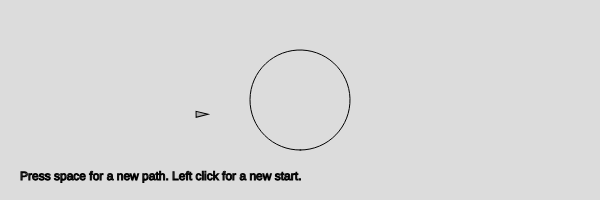
Frame 1 (no input)
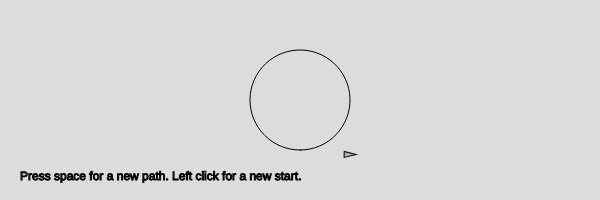
Frame 60 (no input)
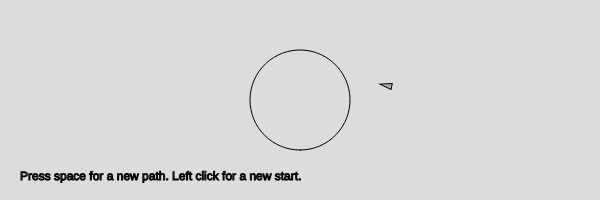
Frame 120 (the mouse pressed at the canvas centre since frame 60)

The p5.js sketch that drew these frames (run headless with seeded random() and noise() and a simulated clock; from frame 60 on, the mouse is pressed at the canvas centre):

// p5.js sketch
// ── sketch.js
// From "The Nature of Code" by Daniel Shiffman, 2012
// www.natureofcode.com

// Example 6.6 page 
// Path following

// Translated from Processing
// www.skolekoding.no/eksempler-nc-p5js
// Stein Olav Kivle

let vehicle;
let path;

function setup() 
{
    createCanvas(600, 200);
    let startX = width / 3;
    let startY = random(height / 3, height * 2 / 3)

    vehicle = new Vehicle(startX, startY);

    path = new Path();


    for (let i=0; i<=2*PI+0.1; i+=0.1)
    {
        path.addPoint(50*sin(i)+300, 50*cos(i)+100)
    }
}

function draw() {
  background(220);

  path.display();

  vehicle.follow(path);
  vehicle.update();
  vehicle.display();
}

function mousePressed() 
{
  vehicle = new Vehicle(mouseX, mouseY);
}

function keyPressed() 
{
  if (keyCode === 32) { //Space key 
    path = new Path();
    path.addPoint(0, random(height));
    path.addPoint(100, random(height));
    path.addPoint(300, random(height));
    path.addPoint(500, random(height));
    path.addPoint(600, random(height));
  }
}

// Classes Path and Vehicle in separate files to the left
// ── path.js
class Path {

  constructor() 
  {
      this.radius = 20; // distance to the path
      this.points = [];
  }

  /////////////////////////////
  addPoint(x, y) 
  {
      let point = createVector(x, y);
      this.points.push(point);
  }

  /////////////////////////////
  display() 
  {
      stroke(0);

      // stroke (0, 100); strokeWeight(20); 
      noFill();
      beginShape();
      for (let i = 0; i < this.points.length; i++) 
      {
          vertex(this.points[i].x, this.points[i].y);
      }
      endShape();
      // stroke(0); strokeWeight(1);

      text("Press space for a new path. Left click for a new start.", 20, 180);
  }
}
// ── vehicle.js
class Vehicle {

  constructor(x, y) {
    this.acceleration = createVector(0, 0);
    this.velocity = createVector(2, 0);
    this.position = createVector(x, y);

    this.r = 3.0; // Half the width of veihcle's back side
    this.maxspeed = 3; //
    this.maxforce = 0.1;
  }


  /////////////////////////////
  follow(p) 
  {

    // Predict the vehicle future location
    let predict = this.velocity.copy();
    predict.normalize();
    // 25 pixels ahead in current velocity direction
    predict.mult(25);
    // Get the predicted point
    let predictLoc = p5.Vector.add(this.position, predict);

    // Find the nomal point along the path
    let target = 0;
    let worldRecord = 1000000;

    for (let i = 0; i < p.points.length - 1; i++) {
      let a = p.points[i].copy(); // i = 3
      let b = p.points[i + 1].copy(); // i+1= 4 (last point)
      let normalPoint = this.getNormalPoint(predictLoc, a, b);

      // Check if the normal point is outside the line segment
      if (normalPoint.x < a.x || normalPoint.x > b.x) {
        normalPoint = b.copy();
      }

      // Length of normal from precictLoc to normalPoint
      let distance = p5.Vector.dist(predictLoc, normalPoint);

      // Check if this normalPoint is nearest to the predictLoc
      if (distance < worldRecord) 
      {
        worldRecord = distance;
        // Move a little further along the path and set a target
        // let dir = p5.Vector.sub(a, b);
        // dir.normalize();
        // dir.mult(10);
        // let target = p5.Vector.add(normalPoint, dir);

        // or let the target be the normal point
        target = normalPoint.copy();
      }
    }

    // seek the target...
    this.seek(target);

    // ... or check if we are off the path:
    // if (distance > p.radius) {
    //    this.seek(target);
    // }

    // Off the canvas: new radnom start from the left
    if (this.position.x > width) {
      this.position.x = 0;
      this.position.y = random(height);
    }
  }


  ////////////////////////////////////////////////////
  // Get the normal point from p to line segment ab
  getNormalPoint(p, a, b) {

    let ap = p5.Vector.sub(p, a);
    let ab = p5.Vector.sub(b, a);
    ab.normalize();

    // Instead of d = ap.mag() * cos(theta)
    // See file explanation.js or page 290
    let d = ap.dot(ab);

    ab.mult(d);

    let normalPoint = p5.Vector.add(a, ab);
    return normalPoint;
  }


  /////////////////////////////////////////////////////
  seek(target) {
    let desired = p5.Vector.sub(target, this.position);
    desired.normalize();
    desired.mult(this.maxspeed);
    let steer = p5.Vector.sub(desired, this.velocity);
    steer.limit(this.maxforce);
    this.applyForce(steer);
  }


  ////////////////////////////////
  update() {
    this.velocity.add(this.acceleration);
    this.velocity.limit(this.maxspeed);
    this.position.add(this.velocity);
    this.acceleration.mult(0);
  }


  ////////////////////////////////
  applyForce(force) {
    this.acceleration.add(force);


  }
  ///////////////////////////////
  display() {
    this.theta = this.velocity.heading() + PI / 2;
    fill(175);
    stroke(0);
    push();
    translate(this.position.x, this.position.y);
    rotate(this.theta);
    beginShape();
    vertex(0, -this.r * 2); // Arrow pointing upp
    vertex(-this.r, this.r * 2); // Lower left corner
    vertex(this.r, this.r * 2); // Lower right corner
    endShape(CLOSE);
    pop();
  }
}
